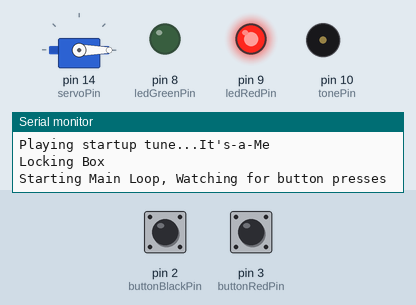
Recording of a sketch running on a simulated Arduino Uno, built with avr-gcc and run on an emulated ATmega328P. Parts: servo, output pins drawn as LEDs (lit = HIGH), buzzer (waves = sounding), the last lines printed to the serial monitor. Inputs (shaded band) come from the test bench; at power-on: pin 2 (buttonBlackPin) HIGH, pin 3 (buttonRedPin) HIGH.

Above: at 3.8 s.
3.9 s: pin 2 (buttonBlackPin) pulled LOW for 0.15 s
At 4.8 s:
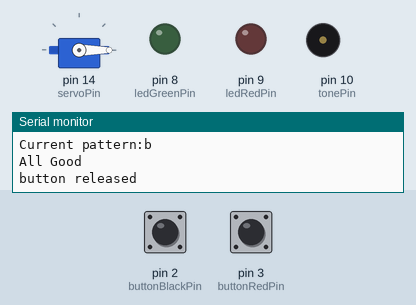
5.5 s: pin 2 (buttonBlackPin) pulled LOW for 1 s
At 6.1 s:
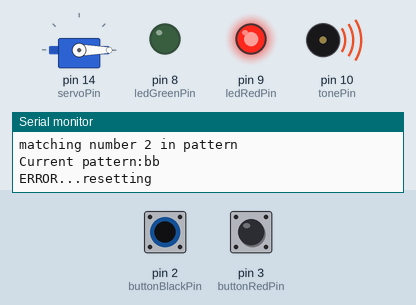
8.5 s: pin 3 (buttonRedPin) pulled LOW for 0.15 s
At 9.5 s:
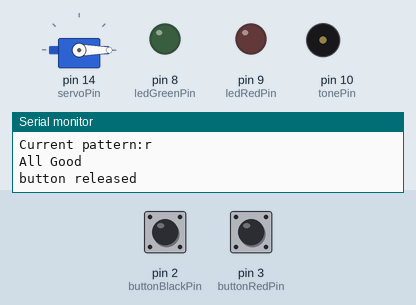
10.1 s: pin 3 (buttonRedPin) pulled LOW for 1 s
At 12.3 s:
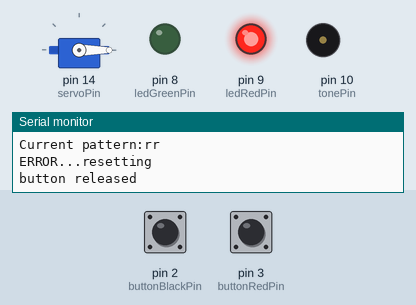
13.1 s: pin 3 (buttonRedPin) pulled LOW for 3.2 s
At 14.2 s:
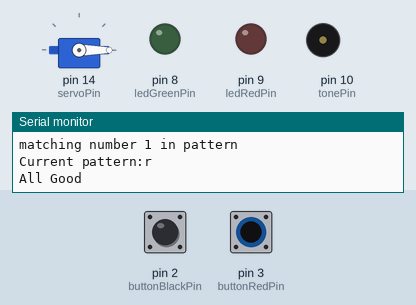
17.8 s: pin 2 (buttonBlackPin) pulsed LOW 5 times (0.12 s each, 0.3 s apart)
At 20.7 s:
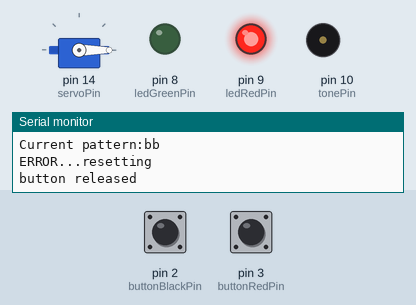
Timing chart, 0 to 21.8 s (numbered marks = the images above; inputs shaded):
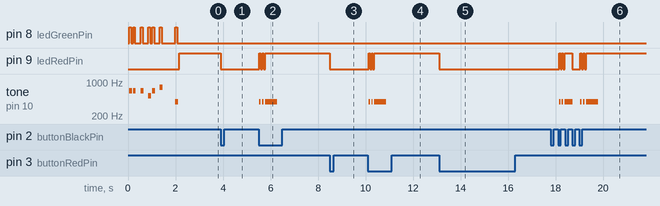

Measured:
- after the input at 3.9 s, pin 9 (ledRedPin): HIGH → LOW at once
- after the input at 5.5 s, pin 9 (ledRedPin): alternates HIGH for 0.06 s and LOW for 0.06 s, 5 changes in all, then stays HIGH, starting at once; tone on pin 10 (tonePin): goes 392 Hz 0.06 s, silent 0.06 s, 392 Hz 0.06 s, silent 0.06 s, 392 Hz 0.50 s, then silent, starting at once
- after the input at 8.5 s, pin 9 (ledRedPin): HIGH → LOW at once
- after the input at 10.1 s, pin 9 (ledRedPin): alternates HIGH for 0.06 s and LOW for 0.06 s, 5 changes in all, then stays HIGH, starting at once; tone on pin 10 (tonePin): goes 392 Hz 0.06 s, silent 0.06 s, 392 Hz 0.06 s, silent 0.06 s, 392 Hz 0.50 s, then silent, starting at once
- after the input at 13.1 s, pin 9 (ledRedPin): HIGH → LOW at once
- after the input at 17.8 s, tone on pin 10 (tonePin): plays 392 Hz for 0.06 s, 392 Hz for 0.06 s, 392 Hz for 0.32 s, 392 Hz for 0.06 s, 392 Hz for 0.06 s, 392 Hz for 0.50 s, starting after 0.34 s

The sketch:

ArduinoSecretCodeBox.ino
```cpp
/*
  ArduinoSecretCodeBox
  aka (Paradiddle-diddle box code)

  Box unlocks when the the buttons are pressed in a certain sequence :)

  circuit:
  - Black Push Button on digital pin 2
  - Red Push Button on digital pin 3
  - Green LED on digital pin 8
  - Red LED on digital pin 9
  - 8 ohm speaker on digital pin 10
  - Servo motor on analog pin 0 (pin 14)

  created 2018-07-21
  modified 2018-07-21
  by Jason Freake (jfreake@iframe.ca)
  https://github.com/jfreake/ArduinoSecretCodeBox
*/

// Includes
#include "pitches.h"
#include <Servo.h>


// Constants won't change:
const int  buttonBlackPin = 2;   // the digital pin that the pushBlack is attached to
const int  buttonRedPin   = 3;   // the digital pin that the pushRed is attached to
const int  ledGreenPin    = 8;   // the digital pin that the green LED is attached to
const int  ledRedPin      = 9;   // the digital pin that the red LED is attached to
const int  tonePin        = 10;  // the digital pin that is connected to the tone buzzer
const int  servoPin       = 14;  // the analog pin pin that controls the lock servo motor
const int  melodyAry[]    = { NOTE_E5, NOTE_E5, 0, NOTE_E5, 0, NOTE_C5, NOTE_E5, 0, NOTE_G5, 0, 0, 0, NOTE_G4 }; // array of notes to be played
const int  durationAry[]  = { 8, 8, 8, 8, 8, 8, 8, 8, 8, 8, 8, 8, 8 };                                           // array of duration of notes to be played
const String  patternB    = "brbbrr";  // Target pattern starting with the left/black button
const String  patternR    = "rbrrbb";  // Target pattern starting with the right/red button
Servo mainServo;

// Variables will change:
int buttonPressCounter    = 0;   // counter for the number of button presses
int buttonBlackState      = 0;   // current state of the black button
int buttonRedState        = 0;   // current state of the red button
int lastBlackState     = HIGH;   // previous state of the black button
int lastRedState       = HIGH;   // previous state of the red button
String currentChar       = "";   // the char associated with the current button press
String currentPattern    = "";   // holds the current pattern being assembled
bool locked            = true;   // holds the value that states if the box should currently be locked
bool throwError       = false;   // used to trigger an error and reset of the current pattern


// Initialize everything
void setup() {
  // init serial communication:
  Serial.begin(9600);
  Serial.println("Serial initialized");

  // Init the servo pin
  mainServo.attach(servoPin);
  Serial.println("Servo initialized");

  // init button pins as a input_pullup - bypasses the need for resistors
  pinMode(buttonBlackPin, INPUT_PULLUP);
  pinMode(buttonRedPin, INPUT_PULLUP);
  Serial.println("Buttons initialized");

  // init LED pins
  pinMode(ledGreenPin, OUTPUT);
  pinMode(ledRedPin, OUTPUT);
  Serial.println("LEDs initialized");


  Serial.println("Playing startup tune...It's-a-Me");
  // iterate over the notes of the melody:
  for (int thisNote = 0; thisNote < 13; thisNote++) {

    // to calculate the note duration, take one second divided by the note type. ie quarter note = 1000 / 4, eighth note = 1000/8
    int noteDuration = 1000 / durationAry[thisNote];

    if ( melodyAry[thisNote] != 0 ){
      analogWrite(ledGreenPin, 255); // Blink with the tune
    }
    tone(tonePin, melodyAry[thisNote], noteDuration);


    // to distinguish the notes, set a minimum time between them.
    // the note's duration + 30% seems to work well:
    int pauseBetweenNotes = noteDuration * 1.30;
    delay(pauseBetweenNotes/2);
    analogWrite(ledGreenPin, 0);
    delay(pauseBetweenNotes/2);
    // stop the tone playing:
    noTone(tonePin);
  }

  // Lock the Box and detach so it's not using power
  Serial.println("Locking Box");
  analogWrite(ledRedPin, 255);
  mainServo.write(0);
  // Wait half a sec for the motor to get to it's position
  delay(500);
  mainServo.detach();

  Serial.println("Starting Main Loop, Watching for button presses");
}


// Start the main loop
void loop() {

  // read the pushbutton input pin:
  buttonBlackState = digitalRead(buttonBlackPin);
  buttonRedState = digitalRead(buttonRedPin);


  // compare the buttonState to its previous state
  if (buttonBlackState != lastBlackState || buttonRedState != lastRedState) {
    // find out which button was pressed
    if (buttonBlackState == LOW){
      currentChar = "b";
    }else{
      if(buttonRedState == LOW){
      currentChar = "r";
      }else{
        currentChar = "";
      }
    }

    // If one of the buttons were pressed, start the evaluation of the pattern
    if (currentChar != ""){
      // If we are coming off of a successful lock, relock everything and reset if another button has been pressed.
      if (locked == false){
      Serial.println("Re-Locking");
      mainServo.attach(servoPin);
      mainServo.write(0);
      delay(500);
      mainServo.detach();
      locked = true;
      }

      // light up light
      analogWrite(ledRedPin, 0);
      analogWrite(ledGreenPin, 255);
      // Beep
      tone(tonePin, NOTE_G5, 1000/128);
      analogWrite(ledGreenPin, 0);

      // Increment the button count
      buttonPressCounter++;

      // Append button press to the current pattern
      currentPattern = currentPattern + String(currentChar);
      Serial.println(String(currentChar) + " button pressed");
      Serial.println("matching number " + String(buttonPressCounter) + " in pattern ");
      Serial.println("Current pattern:" + String(currentPattern));

      //Check if current pattern matches either target pattern
      if(patternB.startsWith(currentPattern)|| patternR.startsWith(currentPattern)){
        // all good...lets keep going
        Serial.println("All Good");
      }else{
        //nope...it didn't match, set the trigger to reset and start over
        throwError = true;
      }

      // reset and start over
      if (throwError == true){
        Serial.println("ERROR...resetting");
        analogWrite(ledRedPin, 255);
        tone(tonePin, NOTE_G4, 1000/16);
        delay(1000/16);
        analogWrite(ledRedPin, 0);
        delay(1000/16);
        analogWrite(ledRedPin, 255);
        tone(tonePin, NOTE_G4, 1000/16);
        delay(1000/16);
        analogWrite(ledRedPin, 0);
        delay(1000/16);
        analogWrite(ledRedPin, 255);
        tone(tonePin, NOTE_G4, 1000/2);
        currentPattern = "";
        buttonPressCounter = 0;
        throwError = false;
      }

      // Check to see if current pattern matches fully and set unlock variable if so.
      if (patternR == currentPattern || patternB == currentPattern){
        locked = false;
      }

      // Congrats...you unlocked the box with one of the target patterns
      if (locked == false /* pattern is matched */){
        analogWrite(ledRedPin, 0);
        analogWrite(ledGreenPin, 255);
        Serial.println("Open Lock");
        mainServo.attach(servoPin);
        mainServo.write(128);
        delay(500);
        mainServo.detach();
        currentPattern = "";
        buttonPressCounter = 0;
        throwError = false;
      }
    } else {
      // if the current state is LOW then the button went from on to off:
      Serial.println("button released");
    }
    // Delay a little bit to avoid bouncing
    delay(150);
  }


  // save the current state as the last state, for next time through the loop
  lastBlackState = buttonBlackState;
  lastRedState = buttonRedState;
}

// This was fun...thanks to Mr. Streeter at https://www.creativekids.info/ for the challenge and the materials.
// This was my first experience with an Arduino board and it won't be my last.
```

pitches.h
```cpp
/*************************************************
 * Public Constants
 *************************************************/

#define NOTE_B0  31
#define NOTE_C1  33
#define NOTE_CS1 35
#define NOTE_D1  37
#define NOTE_DS1 39
#define NOTE_E1  41
#define NOTE_F1  44
#define NOTE_FS1 46
#define NOTE_G1  49
#define NOTE_GS1 52
#define NOTE_A1  55
#define NOTE_AS1 58
#define NOTE_B1  62
#define NOTE_C2  65
#define NOTE_CS2 69
#define NOTE_D2  73
#define NOTE_DS2 78
#define NOTE_E2  82
#define NOTE_F2  87
#define NOTE_FS2 93
#define NOTE_G2  98
#define NOTE_GS2 104
#define NOTE_A2  110
#define NOTE_AS2 117
#define NOTE_B2  123
#define NOTE_C3  131
#define NOTE_CS3 139
#define NOTE_D3  147
#define NOTE_DS3 156
#define NOTE_E3  165
#define NOTE_F3  175
#define NOTE_FS3 185
#define NOTE_G3  196
#define NOTE_GS3 208
#define NOTE_A3  220
#define NOTE_AS3 233
#define NOTE_B3  247
#define NOTE_C4  262
#define NOTE_CS4 277
#define NOTE_D4  294
#define NOTE_DS4 311
#define NOTE_E4  330
#define NOTE_F4  349
#define NOTE_FS4 370
#define NOTE_G4  392
#define NOTE_GS4 415
#define NOTE_A4  440
#define NOTE_AS4 466
#define NOTE_B4  494
#define NOTE_C5  523
#define NOTE_CS5 554
#define NOTE_D5  587
#define NOTE_DS5 622
#define NOTE_E5  659
#define NOTE_F5  698
#define NOTE_FS5 740
#define NOTE_G5  784
#define NOTE_GS5 831
#define NOTE_A5  880
#define NOTE_AS5 932
#define NOTE_B5  988
#define NOTE_C6  1047
#define NOTE_CS6 1109
#define NOTE_D6  1175
#define NOTE_DS6 1245
#define NOTE_E6  1319
#define NOTE_F6  1397
#define NOTE_FS6 1480
#define NOTE_G6  1568
#define NOTE_GS6 1661
#define NOTE_A6  1760
#define NOTE_AS6 1865
#define NOTE_B6  1976
#define NOTE_C7  2093
#define NOTE_CS7 2217
#define NOTE_D7  2349
#define NOTE_DS7 2489
#define NOTE_E7  2637
#define NOTE_F7  2794
#define NOTE_FS7 2960
#define NOTE_G7  3136
#define NOTE_GS7 3322
#define NOTE_A7  3520
#define NOTE_AS7 3729
#define NOTE_B7  3951
#define NOTE_C8  4186
#define NOTE_CS8 4435
#define NOTE_D8  4699
#define NOTE_DS8 4978
```
